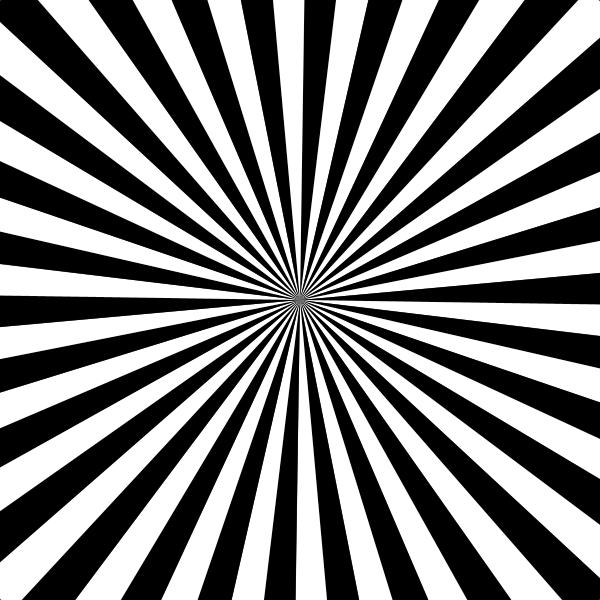
Frame 1 (no input)
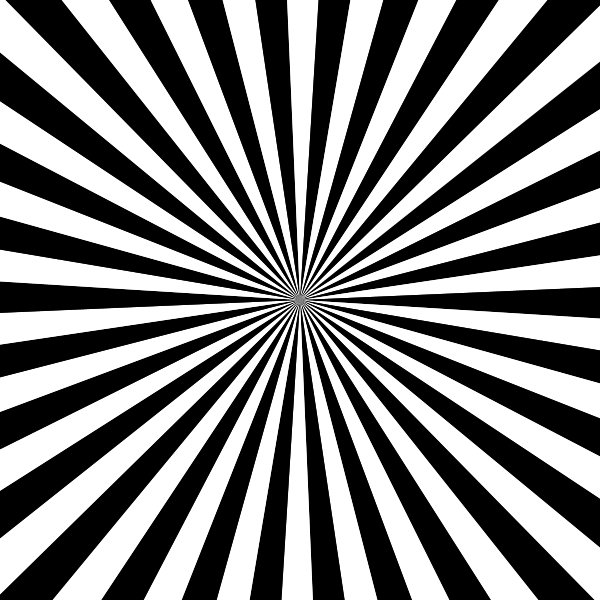
Frame 60 (the mouse pressed at the canvas centre just before this capture)
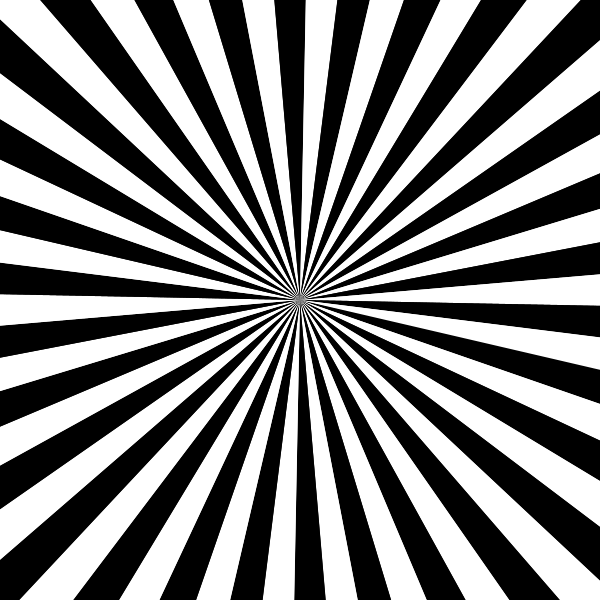
Frame 120 (the mouse held since frame 60 and released just before this capture)

The Processing sketch that drew these frames (run headless with seeded random() and noise(); from frame 60 on, the mouse is pressed at the canvas centre):

// Processing sketch: processing_95227
// ── processing_95227.pde

void setup(){

  size(600, 600);
 
  background( 60 );
   
  noStroke();
 
}
 
void draw() {  //draw function loops
  FanSpin( 60 );
}
 
void FanSpin( int triangles ) {
 
  float alpha = (TWO_PI/triangles) ;
  float delta =  (frameCount*0.015) ;
  float h = 1.41 * width/2;
  float w = h * sin( alpha );
  int c = 0;
   
  for (int i = 0; i< triangles; i++) {
    if ( i % 2 == 0) c = 0; else c = 255;
 
    pushMatrix();
    translate( width/2, height/2 );
    rotate( alpha * i +delta );
    fill( c );
    noStroke();
    triangle( 0,0, 0, -h, w, -h);
    popMatrix();
  }
 
   
}
